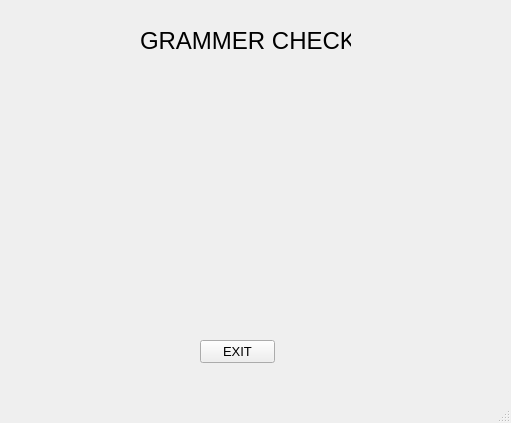
<?xml version="1.0" encoding="UTF-8"?>
<ui version="4.0">
 <class>otherWindow2</class>
 <widget class="QMainWindow" name="otherWindow2">
  <property name="geometry">
   <rect>
    <x>0</x>
    <y>0</y>
    <width>511</width>
    <height>423</height>
   </rect>
  </property>
  <property name="windowTitle">
   <string>MainWindow</string>
  </property>
  <widget class="QWidget" name="centralwidget">
   <widget class="QPushButton" name="pushButton">
    <property name="geometry">
     <rect>
      <x>200</x>
      <y>340</y>
      <width>75</width>
      <height>23</height>
     </rect>
    </property>
    <property name="font">
     <font>
      <pointsize>10</pointsize>
     </font>
    </property>
    <property name="text">
     <string>EXIT</string>
    </property>
   </widget>
   <widget class="QLabel" name="label">
    <property name="geometry">
     <rect>
      <x>140</x>
      <y>10</y>
      <width>211</width>
      <height>61</height>
     </rect>
    </property>
    <property name="font">
     <font>
      <pointsize>18</pointsize>
     </font>
    </property>
    <property name="text">
     <string>GRAMMER CHECK</string>
    </property>
   </widget>
  </widget>
  <widget class="QMenuBar" name="menubar">
   <property name="geometry">
    <rect>
     <x>0</x>
     <y>0</y>
     <width>511</width>
     <height>20</height>
    </rect>
   </property>
  </widget>
  <widget class="QStatusBar" name="statusbar"/>
 </widget>
 <resources/>
 <connections/>
</ui>
